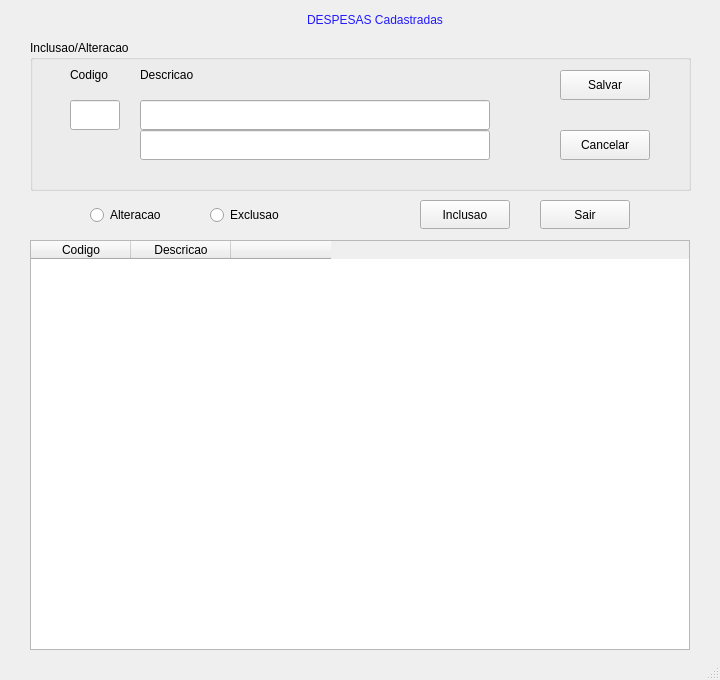
<?xml version="1.0" encoding="UTF-8"?>
<ui version="4.0">
 <class>MainWindow</class>
 <widget class="QMainWindow" name="MainWindow">
  <property name="geometry">
   <rect>
    <x>0</x>
    <y>0</y>
    <width>720</width>
    <height>680</height>
   </rect>
  </property>
  <property name="windowTitle">
   <string>MainWindow</string>
  </property>
  <property name="styleSheet">
   <string notr="true"/>
  </property>
  <widget class="QWidget" name="centralwidget">
   <widget class="QTableWidget" name="tableWidget">
    <property name="geometry">
     <rect>
      <x>30</x>
      <y>240</y>
      <width>660</width>
      <height>410</height>
     </rect>
    </property>
    <property name="styleSheet">
     <string notr="true"/>
    </property>
    <attribute name="horizontalHeaderVisible">
     <bool>true</bool>
    </attribute>
    <attribute name="horizontalHeaderCascadingSectionResizes">
     <bool>false</bool>
    </attribute>
    <attribute name="verticalHeaderCascadingSectionResizes">
     <bool>true</bool>
    </attribute>
    <column>
     <property name="text">
      <string notr="true">Codigo</string>
     </property>
    </column>
    <column>
     <property name="text">
      <string>Descricao</string>
     </property>
    </column>
    <column>
     <property name="text">
      <string/>
     </property>
    </column>
   </widget>
   <widget class="QLabel" name="label">
    <property name="geometry">
     <rect>
      <x>150</x>
      <y>0</y>
      <width>450</width>
      <height>40</height>
     </rect>
    </property>
    <property name="styleSheet">
     <string notr="true">border-color: rgb(132, 168, 163);
color: rgb(33, 25, 255);
font: 87 16pt &quot;Arial Black&quot;;</string>
    </property>
    <property name="text">
     <string>DESPESAS Cadastradas</string>
    </property>
    <property name="alignment">
     <set>Qt::AlignCenter</set>
    </property>
   </widget>
   <widget class="QPushButton" name="bt_inclusao">
    <property name="geometry">
     <rect>
      <x>420</x>
      <y>200</y>
      <width>90</width>
      <height>29</height>
     </rect>
    </property>
    <property name="styleSheet">
     <string notr="true"/>
    </property>
    <property name="text">
     <string>Inclusao</string>
    </property>
   </widget>
   <widget class="QRadioButton" name="rb_alteracao">
    <property name="geometry">
     <rect>
      <x>90</x>
      <y>200</y>
      <width>90</width>
      <height>30</height>
     </rect>
    </property>
    <property name="styleSheet">
     <string notr="true"/>
    </property>
    <property name="text">
     <string>Alteracao</string>
    </property>
   </widget>
   <widget class="QPushButton" name="bt_sair">
    <property name="geometry">
     <rect>
      <x>540</x>
      <y>200</y>
      <width>90</width>
      <height>29</height>
     </rect>
    </property>
    <property name="styleSheet">
     <string notr="true"/>
    </property>
    <property name="text">
     <string>Sair</string>
    </property>
   </widget>
   <widget class="QRadioButton" name="rb_exclusao">
    <property name="geometry">
     <rect>
      <x>210</x>
      <y>200</y>
      <width>90</width>
      <height>30</height>
     </rect>
    </property>
    <property name="styleSheet">
     <string notr="true"/>
    </property>
    <property name="text">
     <string>Exclusao</string>
    </property>
   </widget>
   <widget class="QGroupBox" name="groupBox">
    <property name="geometry">
     <rect>
      <x>30</x>
      <y>40</y>
      <width>661</width>
      <height>151</height>
     </rect>
    </property>
    <property name="title">
     <string>Inclusao/Alteracao</string>
    </property>
    <widget class="QLineEdit" name="mdesc1">
     <property name="geometry">
      <rect>
       <x>110</x>
       <y>60</y>
       <width>350</width>
       <height>30</height>
      </rect>
     </property>
     <property name="styleSheet">
      <string notr="true"/>
     </property>
     <property name="maxLength">
      <number>40</number>
     </property>
    </widget>
    <widget class="QPushButton" name="bt_cancelar">
     <property name="geometry">
      <rect>
       <x>530</x>
       <y>90</y>
       <width>90</width>
       <height>30</height>
      </rect>
     </property>
     <property name="styleSheet">
      <string notr="true"/>
     </property>
     <property name="text">
      <string>Cancelar</string>
     </property>
    </widget>
    <widget class="QLabel" name="label_3">
     <property name="geometry">
      <rect>
       <x>110</x>
       <y>20</y>
       <width>80</width>
       <height>30</height>
      </rect>
     </property>
     <property name="styleSheet">
      <string notr="true"/>
     </property>
     <property name="text">
      <string>Descricao</string>
     </property>
    </widget>
    <widget class="QLineEdit" name="mcodigo">
     <property name="geometry">
      <rect>
       <x>40</x>
       <y>60</y>
       <width>50</width>
       <height>30</height>
      </rect>
     </property>
     <property name="styleSheet">
      <string notr="true"/>
     </property>
     <property name="maxLength">
      <number>3</number>
     </property>
    </widget>
    <widget class="QLineEdit" name="mdesc2">
     <property name="geometry">
      <rect>
       <x>110</x>
       <y>90</y>
       <width>350</width>
       <height>30</height>
      </rect>
     </property>
     <property name="styleSheet">
      <string notr="true"/>
     </property>
     <property name="maxLength">
      <number>40</number>
     </property>
    </widget>
    <widget class="QPushButton" name="bt_salvar">
     <property name="geometry">
      <rect>
       <x>530</x>
       <y>30</y>
       <width>90</width>
       <height>30</height>
      </rect>
     </property>
     <property name="styleSheet">
      <string notr="true"/>
     </property>
     <property name="text">
      <string>Salvar</string>
     </property>
    </widget>
    <widget class="QLabel" name="label_2">
     <property name="geometry">
      <rect>
       <x>40</x>
       <y>20</y>
       <width>50</width>
       <height>30</height>
      </rect>
     </property>
     <property name="styleSheet">
      <string notr="true"/>
     </property>
     <property name="text">
      <string>Codigo</string>
     </property>
    </widget>
   </widget>
  </widget>
  <widget class="QStatusBar" name="statusBar"/>
 </widget>
 <resources/>
 <connections/>
</ui>
